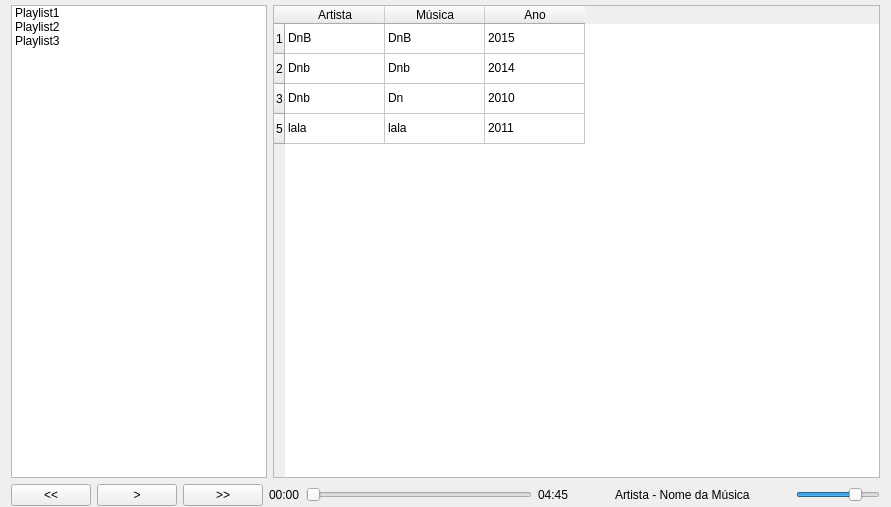
<?xml version="1.0" encoding="UTF-8"?>
<ui version="4.0">
 <class>Form</class>
 <widget class="QWidget" name="Form">
  <property name="geometry">
   <rect>
    <x>0</x>
    <y>0</y>
    <width>891</width>
    <height>507</height>
   </rect>
  </property>
  <property name="windowTitle">
   <string>Form</string>
  </property>
  <layout class="QHBoxLayout" name="horizontalLayout">
   <property name="topMargin">
    <number>5</number>
   </property>
   <property name="bottomMargin">
    <number>1</number>
   </property>
   <item>
    <layout class="QVBoxLayout" name="verticalLayout">
     <item>
      <layout class="QHBoxLayout" name="horizontalLayout_2">
       <item>
        <widget class="QListWidget" name="listWidget">
         <property name="sizePolicy">
          <sizepolicy hsizetype="Minimum" vsizetype="Expanding">
           <horstretch>0</horstretch>
           <verstretch>0</verstretch>
          </sizepolicy>
         </property>
         <property name="styleSheet">
          <string notr="true">#listWidget {
    show-decoration-selected: 1; /* make the selection span the entire width of the view */
}

#listWidget::item:alternate {
    background: #EEEEEE;
}

#listWidget::item:selected {
    border: 1px solid #6a6ea9;
}

#listWidget::item:selected:!active {
    background: qlineargradient(x1: 0, y1: 0, x2: 0, y2: 1,
                                stop: 0 #ABAFE5, stop: 1 #8588B2);
}

#listWidget::item:selected:active {
    background: qlineargradient(x1: 0, y1: 0, x2: 0, y2: 1,
                                stop: 0 #6a6ea9, stop: 1 #888dd9);
}

#listWidget::item:hover {
    background: qlineargradient(x1: 0, y1: 0, x2: 0, y2: 1,
                                stop: 0 #FAFBFE, stop: 1 #DCDEF1);
}</string>
         </property>
         <item>
          <property name="text">
           <string>Playlist1</string>
          </property>
         </item>
         <item>
          <property name="text">
           <string>Playlist2</string>
          </property>
         </item>
         <item>
          <property name="text">
           <string>Playlist3</string>
          </property>
         </item>
        </widget>
       </item>
       <item>
        <widget class="QTableWidget" name="tableWidget">
         <property name="sizeAdjustPolicy">
          <enum>QAbstractScrollArea::AdjustToContents</enum>
         </property>
         <property name="editTriggers">
          <set>QAbstractItemView::NoEditTriggers</set>
         </property>
         <row>
          <property name="text">
           <string>1</string>
          </property>
         </row>
         <row>
          <property name="text">
           <string>2</string>
          </property>
         </row>
         <row>
          <property name="text">
           <string>3</string>
          </property>
         </row>
         <row>
          <property name="text">
           <string>5</string>
          </property>
         </row>
         <column>
          <property name="text">
           <string>Artista</string>
          </property>
         </column>
         <column>
          <property name="text">
           <string>Música</string>
          </property>
         </column>
         <column>
          <property name="text">
           <string>Ano</string>
          </property>
         </column>
         <item row="0" column="0">
          <property name="text">
           <string>DnB</string>
          </property>
         </item>
         <item row="0" column="1">
          <property name="text">
           <string>DnB</string>
          </property>
         </item>
         <item row="0" column="2">
          <property name="text">
           <string>2015</string>
          </property>
         </item>
         <item row="1" column="0">
          <property name="text">
           <string>Dnb</string>
          </property>
         </item>
         <item row="1" column="1">
          <property name="text">
           <string>Dnb</string>
          </property>
         </item>
         <item row="1" column="2">
          <property name="text">
           <string>2014</string>
          </property>
         </item>
         <item row="2" column="0">
          <property name="text">
           <string>Dnb</string>
          </property>
         </item>
         <item row="2" column="1">
          <property name="text">
           <string>Dn</string>
          </property>
         </item>
         <item row="2" column="2">
          <property name="text">
           <string>2010</string>
          </property>
         </item>
         <item row="3" column="0">
          <property name="text">
           <string>lala</string>
          </property>
         </item>
         <item row="3" column="1">
          <property name="text">
           <string>lala</string>
          </property>
         </item>
         <item row="3" column="2">
          <property name="text">
           <string>2011</string>
          </property>
         </item>
        </widget>
       </item>
      </layout>
     </item>
     <item>
      <layout class="QHBoxLayout" name="horizontalLayout_3">
       <property name="topMargin">
        <number>0</number>
       </property>
       <item>
        <widget class="QPushButton" name="pushButton">
         <property name="sizePolicy">
          <sizepolicy hsizetype="Minimum" vsizetype="Minimum">
           <horstretch>0</horstretch>
           <verstretch>0</verstretch>
          </sizepolicy>
         </property>
         <property name="text">
          <string>&lt;&lt;</string>
         </property>
        </widget>
       </item>
       <item>
        <widget class="QPushButton" name="pushButton_2">
         <property name="sizePolicy">
          <sizepolicy hsizetype="Fixed" vsizetype="Fixed">
           <horstretch>0</horstretch>
           <verstretch>0</verstretch>
          </sizepolicy>
         </property>
         <property name="text">
          <string>&gt;</string>
         </property>
        </widget>
       </item>
       <item>
        <widget class="QPushButton" name="pushButton_3">
         <property name="sizePolicy">
          <sizepolicy hsizetype="Fixed" vsizetype="Fixed">
           <horstretch>0</horstretch>
           <verstretch>0</verstretch>
          </sizepolicy>
         </property>
         <property name="text">
          <string>&gt;&gt;</string>
         </property>
        </widget>
       </item>
       <item>
        <widget class="QLabel" name="label_2">
         <property name="text">
          <string>00:00</string>
         </property>
        </widget>
       </item>
       <item>
        <widget class="QSlider" name="horizontalSlider_2">
         <property name="sizePolicy">
          <sizepolicy hsizetype="Expanding" vsizetype="Fixed">
           <horstretch>0</horstretch>
           <verstretch>0</verstretch>
          </sizepolicy>
         </property>
         <property name="orientation">
          <enum>Qt::Horizontal</enum>
         </property>
        </widget>
       </item>
       <item>
        <widget class="QLabel" name="label_3">
         <property name="text">
          <string>04:45</string>
         </property>
        </widget>
       </item>
       <item>
        <spacer name="horizontalSpacer">
         <property name="orientation">
          <enum>Qt::Horizontal</enum>
         </property>
         <property name="sizeType">
          <enum>QSizePolicy::Minimum</enum>
         </property>
         <property name="sizeHint" stdset="0">
          <size>
           <width>40</width>
           <height>20</height>
          </size>
         </property>
        </spacer>
       </item>
       <item>
        <widget class="QLabel" name="label">
         <property name="text">
          <string>Artista - Nome da Música</string>
         </property>
        </widget>
       </item>
       <item>
        <spacer name="horizontalSpacer_2">
         <property name="orientation">
          <enum>Qt::Horizontal</enum>
         </property>
         <property name="sizeType">
          <enum>QSizePolicy::Minimum</enum>
         </property>
         <property name="sizeHint" stdset="0">
          <size>
           <width>40</width>
           <height>20</height>
          </size>
         </property>
        </spacer>
       </item>
       <item>
        <widget class="QSlider" name="horizontalSlider">
         <property name="sizePolicy">
          <sizepolicy hsizetype="Fixed" vsizetype="Fixed">
           <horstretch>0</horstretch>
           <verstretch>0</verstretch>
          </sizepolicy>
         </property>
         <property name="value">
          <number>75</number>
         </property>
         <property name="orientation">
          <enum>Qt::Horizontal</enum>
         </property>
        </widget>
       </item>
      </layout>
     </item>
    </layout>
   </item>
  </layout>
 </widget>
 <resources/>
 <connections/>
</ui>
